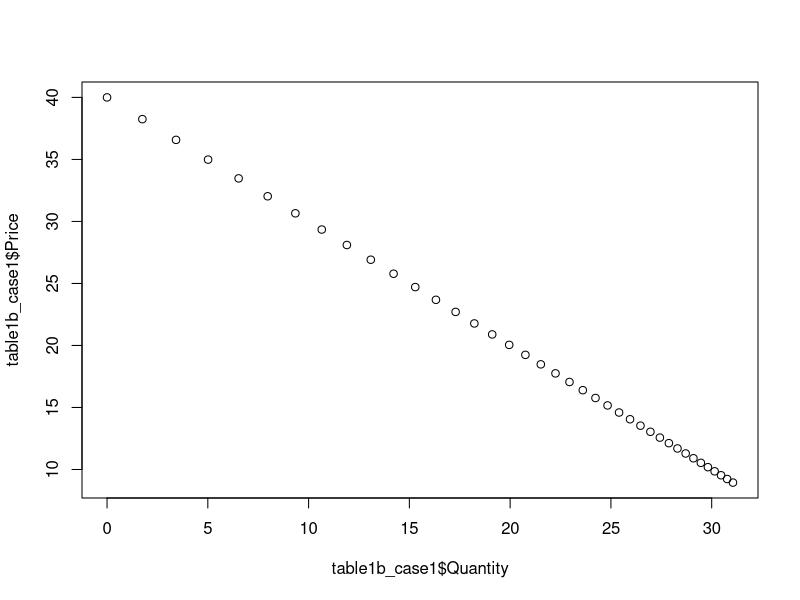
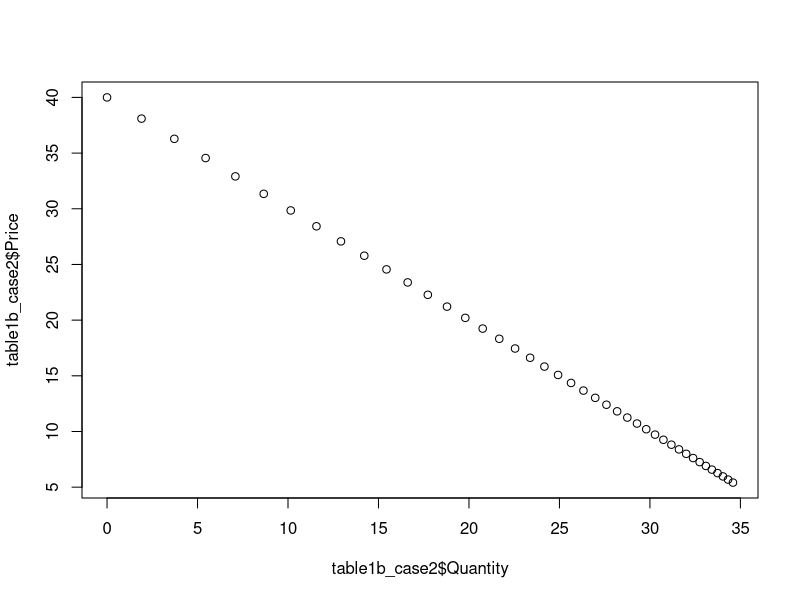
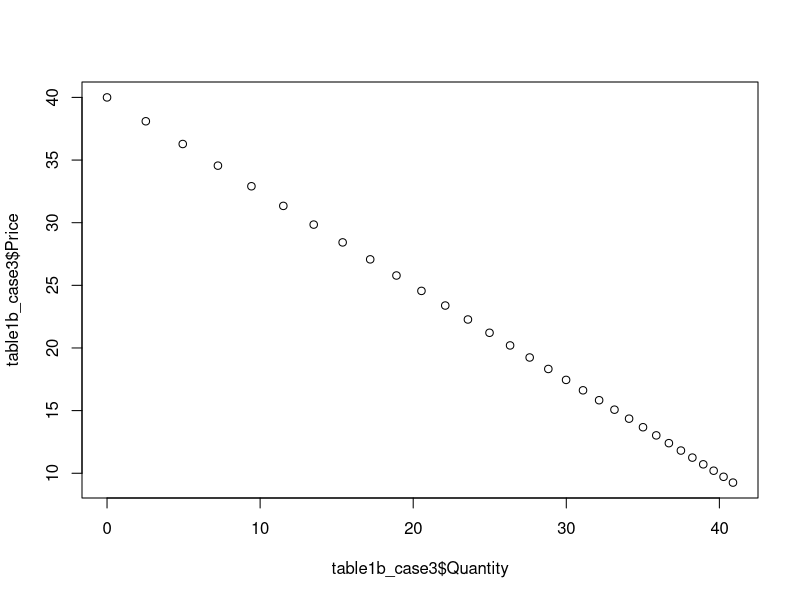
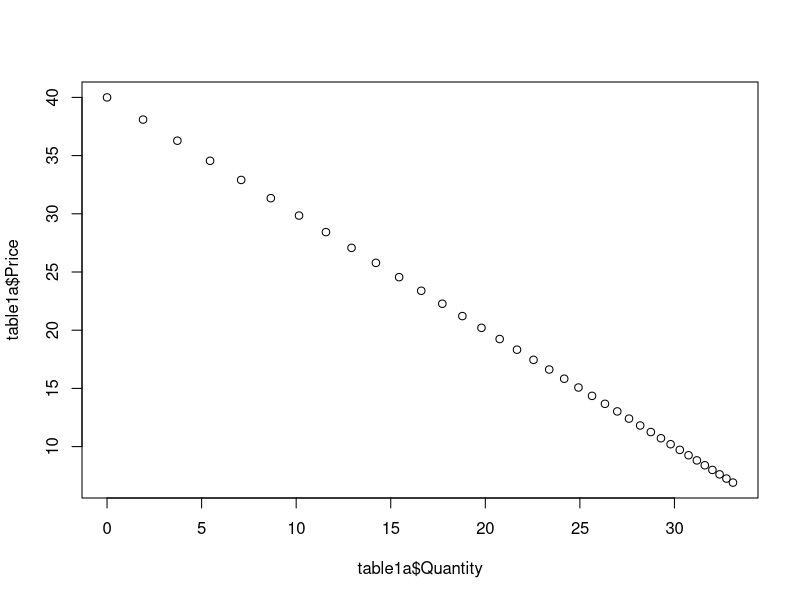

Write R code to recreate these figures, in order.
## ---- chunk 1
knitr::opts_chunk$set(echo = TRUE, message = FALSE, warning = FALSE)
## ---- chunk 2
library(tidyverse)
library(nloptr)
library(knitr)
## ---- chunk 3
exhaust <- function( T, a, b, c, delta, R0){
  
  t=seq(0,T)
  
  price <- vector(mode="numeric", length = length(t))
  quantity <- vector(mode="numeric", length = length(t))
  reserves <- vector(mode="numeric", length = length(t))
  profits <- vector(mode="numeric", length = length(t))
  
  price[T+1] = a
  reserves[1] = R0
  
  for(i in (T + 1):2){
    
    quantity[i] = (a-price[i])/b 
    price[i-1] = (price[i] + c*delta)/(1+delta)
  
  }
    
  quantity[1] = (a-price[1])/b
  profits[1] = price[1] * quantity[1]
  
  for(i in 2:(T+1)){
    
    reserves[i] = reserves[i-1] - quantity[i-1] 
    profits[i] = 1/(1+delta) * price[i] * quantity[i]
    
  }
  
  return(data.frame("Time" = t, "Price"=price, "Quantity"=quantity, "Reserves" = reserves, "Profits" = profits)) 
  
}

table1a <- exhaust(T= 36, a= 40, b= 1, delta = 0.05, R0= 778.1259, c=0)
kable(table1a)
## ---- chunk 4
exhaust_case1 <- function( T, a, b, c, delta, R0){
  
  t=seq(0,T)
  
  price <- vector(mode="numeric", length = length(t))
  quantity <- vector(mode="numeric", length = length(t))
  reserves <- vector(mode="numeric", length = length(t))
  profits <- vector(mode="numeric", length = length(t))
  
  price[T+1] = a
  reserves[1] = R0
  
  for(i in (T + 1):2){
    
    quantity[i] = (a-price[i])/b 
    price[i-1] = (price[i] + c*delta)/(1+delta)
  }
    
  quantity[1] = (a-price[1])/b
  profits[1] =  delta^t * (price[1] - c) * quantity[1]
  
  for(i in 2:(T+1)){
    
    reserves[i] = reserves[i-1] - quantity[i-1] 
    profits[i] = delta^t * price[i] * quantity[i]
    
  }
  
  return(data.frame("Time" = t, "Price"=price, "Quantity"=quantity, "Reserves" = reserves, "Profits" = profits)) 
  
}

table1b_case1 <- exhaust_case1(T= 38, a= 40, b= 1, delta = 0.05, R0= 778.1259, c=3.178025)
kable(table1b_case1)
## ---- chunk 5
table1b_case2 <- exhaust_case1(T= 41, a= 40, b= 1, delta = 0.05, R0= 948.2253, c=0)
kable(table1b_case2)
## ---- chunk 6
table1b_case3 <- exhaust_case1(T= 30, a= 40, b= 0.75194, delta = 0.05, R0= 778.1259, c=0)
kable(table1b_case3)
## ---- chunk 7
cases <- 1:3
T <- c(38, 41, 30)
one_c <- data.frame('Cases' = cases, 'Time' = T)
kable(one_c)
## ---- chunk 8
plot(table1b_case1$Quantity, table1b_case1$Price)
plot(table1b_case2$Quantity, table1b_case2$Price)
plot(table1b_case3$Quantity, table1b_case3$Price)

plot(table1a$Quantity, table1a$Price)
